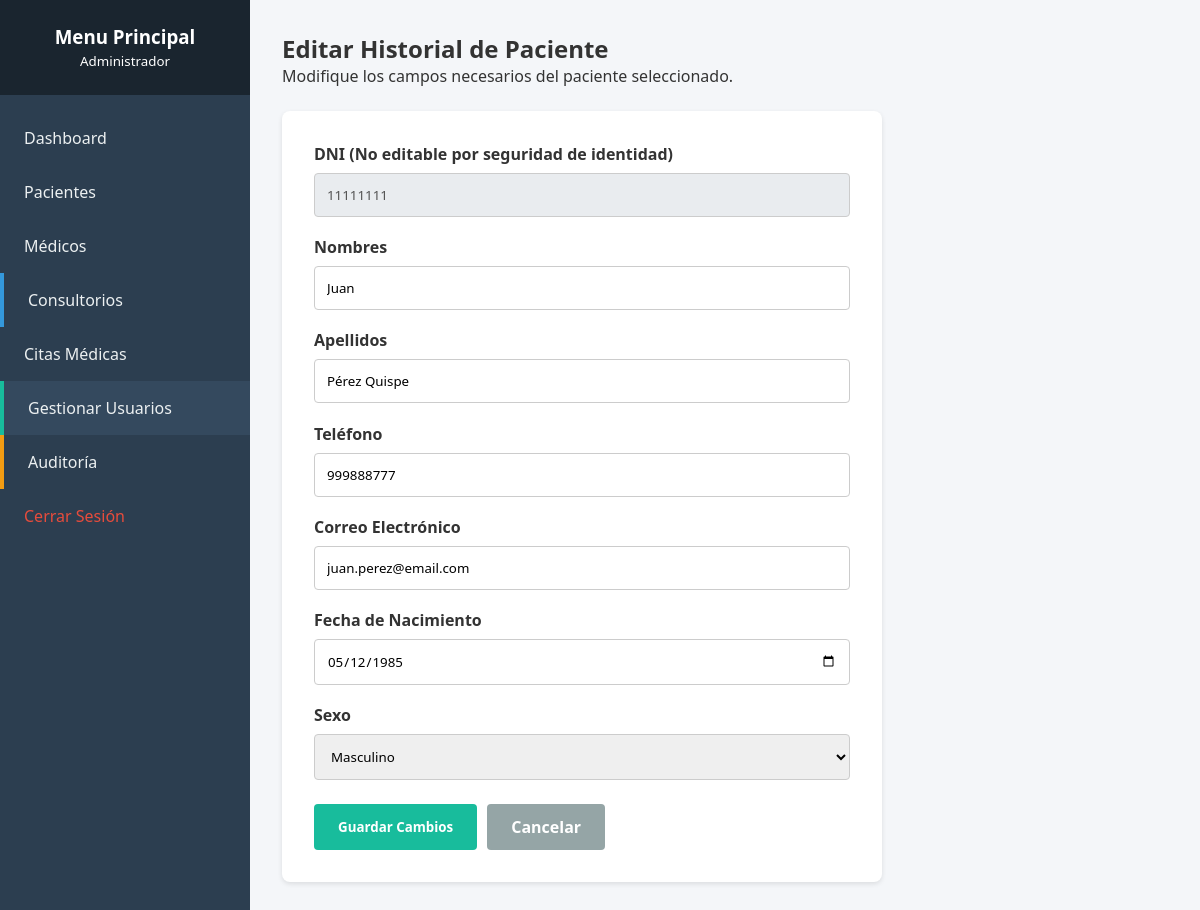
Screenshot of /editar_paciente.php?id=1 (signed in) with the database file from the repository.
### tables this page shows
CREATE TABLE pacientes (
    id_paciente INT AUTO_INCREMENT PRIMARY KEY,
    dni CHAR(8) NOT NULL UNIQUE,
    nombre VARCHAR(50) NOT NULL,
    apellido VARCHAR(50) NOT NULL,
    telefono VARCHAR(15),
    email VARCHAR(100),
    fecha_nacimiento DATE NOT NULL,
    sexo ENUM('M', 'F') NOT NULL,
    created_at TIMESTAMP DEFAULT CURRENT_TIMESTAMP,
    INDEX idx_dni (dni)
);

### editar_paciente.php (the view, shortened to what this page needs)
<?php
require_once 'config/conexion.php';
$id = (int)($_GET['id'] ?? 0);
$stmt = $pdo->prepare("SELECT * FROM pacientes WHERE id_paciente = ?");
$stmt->execute([$id]);
$paciente = $stmt->fetch();
include 'includes/header.php';
include 'includes/sidebar.php';
?>
<div class="main-content">
    <h2>Editar Historial de Paciente</h2>
    <p>Modifique los campos necesarios del paciente seleccionado.</p>
    <form action="" method="POST" style="background:#fff; padding:2rem; border-radius:8px; max-width:600px; box-shadow:0 2px 5px rgba(0,0,0,0.1); margin-top:1.5rem;">
        <div class="form-group">
            <label>DNI (No editable por seguridad de identidad)</label>
            <input type="text" class="form-control" value="<?= $paciente['dni']; ?>" disabled style="background:#e9ecef; cursor:not-allowed;">
        </div>
        <div class="form-group">
            <label>Nombres</label>
            <input type="text" name="nombre" class="form-control" value="<?= htmlspecialchars($paciente['nombre']); ?>" required>
        </div>
        <div class="form-group">
            <label>Apellidos</label>
            <input type="text" name="apellido" class="form-control" value="<?= htmlspecialchars($paciente['apellido']); ?>" required>
        </div>
        <div class="form-group">
            <label>Teléfono</label>
            <input type="text" name="telefono" class="form-control" value="<?= htmlspecialchars($paciente['telefono'] ?? ''); ?>">
        </div>
        <div class="form-group">
            <label>Correo Electrónico</label>
            <input type="email" name="email" class="form-control" value="<?= htmlspecialchars($paciente['email'] ?? ''); ?>">
        </div>
        <div class="form-group">
            <label>Fecha de Nacimiento</label>
            <input type="date" name="fecha_nacimiento" class="form-control" value="<?= $paciente['fecha_nacimiento']; ?>" required>
        </div>
        <div class="form-group">
            <label>Sexo</label>
            <select name="sexo" class="form-control" required>
                <option value="M" <?= $paciente['sexo'] === 'M' ? 'selected' : ''; ?>>Masculino</option>
            </select>
        </div>
        <div style="margin-top:1.5rem; display:flex; gap:10px;">
            <button type="submit" class="btn" style="width:auto; background:var(--secondary);">Guardar Cambios</button>
            <a href="pacientes.php" class="btn" style="width:auto; background:#95a5a6; text-decoration:none;">Cancelar</a>
        </div>
    </form>
</div>
</div></div>
</body>
</html>

### css/estilos.css (style rules this page uses)
:root { --primary: #2c3e50; --secondary: #18bc9c; --background: #f4f6f9; --text: #333; --white: #ffffff; }
* { margin: 0; padding: 0; box-sizing: border-box; font-family: 'Segoe UI', sans-serif; }
body { background-color: var(--background); color: var(--text); display: flex; }
.form-group { margin-bottom: 1.2rem; }
.form-group label { display: block; margin-bottom: 0.5rem; font-weight: bold; }
.form-control { width: 100%; padding: 0.75rem; border: 1px solid #ccc; border-radius: 4px; }
.btn { background: var(--secondary); color: var(--white); border: none; padding: 0.75rem 1.5rem; cursor: pointer; border-radius: 4px; font-weight: bold; width: 100%; text-decoration: none; display: inline-block; text-align: center; }
.main-content { flex: 1; padding: 2rem; max-width: 100%; overflow-hidden; }

### rows the page displays
pacientes: dni "11111111", nombre "Juan", apellido "Pérez Quispe", telefono "999888777", email "juan.perez@email.com", fecha_nacimiento "05/12/1985", sexo "Masculino"

### other values shown
$_SESSION['usuario_rol'] "Administrador"
